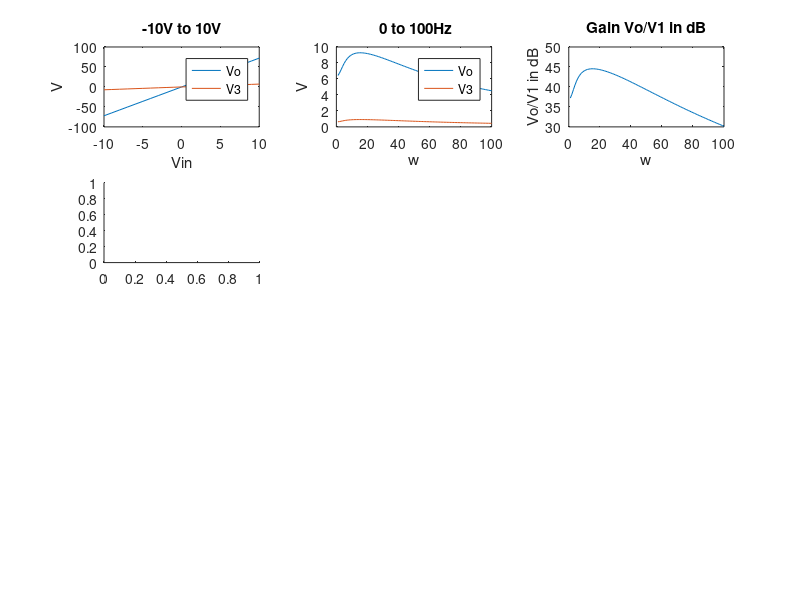

The MATLAB script that drew this image: (Note: this script raises an error after producing the figure.)
clearvars
clearvars -GLOBAL
close all
set(0,'DefaultFigureWindowStyle', 'docked')

sizex = 6;
sizey = 6;

% Voltage Range

Vmin = 0.1;
Vmax = 10;

% Components

Cap = 0.25;
R1 = 1;
R2 = 2;
L = 0.2;
% R3 = R3finder(Vmin,Vmax,20);
R3 = 10;
alpha = 100;
R4 = 0.1;
Ro = 1000;
omega = 10;

% C Matrix
C = zeros(sizex,sizey);
C(2,1) = -Cap;
C(2,2) = Cap;
C(6,6) = L;

% G Matrix
G = zeros (sizex, sizey);
G(1,1) = 1;
G(2,1) = -1/R1;
G(2,2) = (1/R1) + (1/R2);
G(2,6) = -1;
G(3,3) = 1/R3;
G(3,6) = 1;
G(4,3) = -alpha/R3;
G(4,4) = 1;
G(5,4) = -R4;
G(5,5) = R4 - (1/Ro);
G(6,2) = 1;
G(6,3) = -1;

% F Vector
F = zeros(1,sizey);
stepsize = 21;

VoutVect = zeros(1,stepsize);
V3Vect = zeros(1,stepsize);

% DC Sweep

for i = -10:10
    F(1) = i;
    
    % V vector
    V = (G + omega.*C)\F';
    VoutVect(i+11) = V(5);
    V3Vect(i+11) = V(3);
end
subplot(4,3,1);

plot (linspace(-10,10,stepsize),VoutVect);
title('-10V to 10V');
hold on
plot (linspace(-10,10,stepsize), V3Vect);
legend('Vo', 'V3');
xlabel('Vin');
ylabel('V');



% AC Sweep 

F = zeros(1,sizey);
F(1) = 1;
stepsize = 100;

VoutVect = zeros(1,stepsize);
V3Vect = zeros(1,stepsize);

omega = linspace(1,100,stepsize);

for i = 1:stepsize
    V = (G + 1j*omega(i).*C)\F';
    VoutVect(i) = V(5);
    V3Vect(i) = V(3);
end    

subplot(4,3,2);

plot (omega,abs(VoutVect));
title(' 0 to 100Hz');
hold on
plot (omega, abs(V3Vect));
legend('Vo', 'V3');
xlabel('w');
ylabel('V');

gain = 20 * log(abs(VoutVect./F(1)));

subplot(4,3,3);
plot(omega, gain);
title('Gain Vo/V1 in dB');
xlabel('w');
ylabel('Vo/V1 in dB');


% Histogram Cap and gain
omega = pi;
Crand = 0.05*randn(1,stepsize) + Cap;
for i = 1:stepsize
    V = (G + 1j*omega.*Crand(i))\F';
    VoutVect(i) = V(5);
end    

gain = 20 * log(abs(VoutVect./F(1)));

subplot(4,3,4);
histogram(Crand);
xlabel('C');
ylabel('Number');

subplot(4,3,5);
histogram(gain);
xlabel('Gain (dB)');
ylabel('Number');

% TIME SIMULATION

deltaT = 1e-6;

% A vector
A = (C./deltaT) + G;

timesteps = 1000;
Vp = zeros(sizey,1);


% F vector
F = zeros(1,sizey);

% Vin and Vout Vectors
VinVect = zeros(timesteps,1);
VoutVect = zeros(timesteps,1);

% Time simulation - step function

timeVector = linspace(1,timesteps,timesteps);

for i = 2:timesteps
    
    % F vector
    
    if (i == 30)
        F(1) = 1;
    end
    
    V = A\(((C * Vp)./deltaT) + F');
  
    subplot(4,3,6)
    plot([timeVector(i-1) timeVector(i)],[Vp(1) V(1)],'-r');
    
    hold on
    
    plot([timeVector(i-1) timeVector(i)],[Vp(5) V(5)],'-b');

    pause(0.01);
    
    VinVect(i) = V(1);
    VoutVect(i) = V(5);
    
    Vp = V;
end

legend('Vin', 'Vout');
title('Time Simulation - Step function');

xlim([0 1000]);
ylim([0 12]);
xlabel('Time (ms)');
ylabel('Voltage');
subplot(4,3,7)
plot(linspace(1,1000,1000),fftshift(20*log(fft(VoutVect))));

% Time simulation - sinusoidal function

% Vin and Vout Vectors
VinVect = zeros(timesteps,1);
VoutVect = zeros(timesteps,1);
Vp = zeros(sizey,1);

for i = 2:timesteps
    
    % F vector
    
    F(1) = sin(2 * pi * (1/0.03) * timeVector(i) * deltaT);
    
    V = A\(((C * Vp)./deltaT) + F');
  
    subplot(4,3,8)
    plot([timeVector(i-1) timeVector(i)],[Vp(1) V(1)],'-r');
    
    hold on
    
    plot([timeVector(i-1) timeVector(i)],[Vp(5) V(5)],'-b');
    pause(0.01);
    
    VinVect(i) = V(1);
    VoutVect(i) = V(5);
    
    Vp = V;
end

legend('Vin', 'Vout');
title('Time Simulation - Step function');

% xlim([0 1000]);
% ylim([0 12]);
xlabel('Time (ms)');
ylabel('Voltage');
subplot(4,3,9)
plot(linspace(1,1000,1000),fftshift(20*log(fft(VoutVect))));
% Time simulation - gaussian pulse

% Vin and Vout Vectors
VinVect = zeros(timesteps,1);
VoutVect = zeros(timesteps,1);
Vp = zeros(sizey,1);

pulsepos = 30 * randi(10);
% pulsepos = 5;
delayCnt = 0;
deltaT = 0.06;

for i = 2:timesteps
    
    % F vector
    
     if (i >= pulsepos)
        delayCnt = delayCnt + 1;
        if(delayCnt == 60)
          F(1) = 1;
          delayCnt = 0;
        end
         
     end
    
    V = A\(((C * Vp)./deltaT) + F');
  
    subplot(4,3,10)
    plot([timeVector(i-1) timeVector(i)],[Vp(1) V(1)],'-r');
    
    hold on
    
    plot([timeVector(i-1) timeVector(i)],[Vp(5) V(5)],'-b');

    pause(0.01);
    
    VinVect(i) = V(1);
    VoutVect(i) = V(5);
    
    Vp = V;
end
legend('Vin', 'Vout');
title('Time Simulation - Step function');

 xlim([0 1000]);
% ylim([0 12]);
xlabel('Time (ms)');
ylabel('Voltage');
subplot(4,3,11)
plot(linspace(1,1000,1000),fftshift(20*log(fft(VoutVect))));


